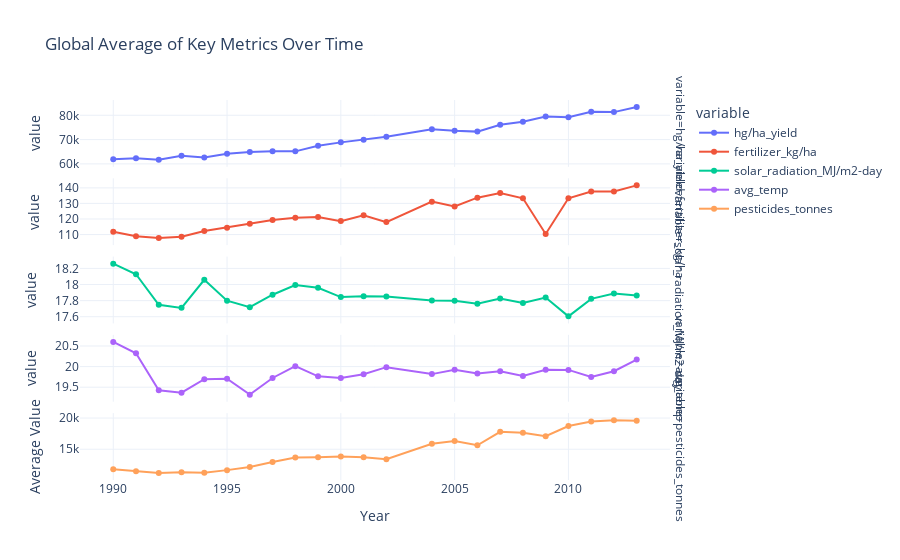

Source (notebook cell):
### Code cell
if not df.empty:
    # Plot all key metrics over time
    fig = px.line(yearly_avg, x='Year', 
                  y=['hg/ha_yield', 'fertilizer_kg/ha', 'solar_radiation_MJ/m2-day', 'avg_temp', 'pesticides_tonnes'],
                  title='Global Average of Key Metrics Over Time',
                  facet_row='variable', 
                  markers=True)
    fig.update_layout(xaxis_title='Year', yaxis_title='Average Value')
    fig.update_yaxes(matches=None) # Unlink y-axes
    fig.show()

### Figure 1 — Plotly figure (JSON) as saved in the notebook; plotly's stock layout.template omitted (floating-point values rounded to 4 significant figures)
{"data": [{"hovertemplate": "variable=hg/ha_yield<br>Year=%{x}<br>value=%{y}<extra></extra>", "legendgroup": "hg/ha_yield", "line": {"color": "#636efa", "dash": "solid"}, "marker": {"symbol": "circle"}, "mode": "lines+markers", "name": "hg/ha_yield", "orientation": "v", "showlegend": true, "type": "scatter", "x": [1990, 1991, 1992, 1993, 1994, 1995, 1996, 1997, 1998, 1999, 2000, 2001, 2002, 2004, 2005, 2006, 2007, 2008, 2009, 2010, 2011, 2012, 2013], "xaxis": "x5", "y": [61880.0, 62330.0, 61690.0, 63370.0, 62660.0, 64210.0, 64910.0, 65230.0, 65160.0, 67500.0, 68860.0, 69910.0, 71150.0, 74270.0, 73610.0, 73290.0, 76140.0, 77390.0, 79480.0, 79190.0, 81420.0, 81310.0, 83380.0], "yaxis": "y5"}, {"hovertemplate": "variable=fertilizer_kg/ha<br>Year=%{x}<br>value=%{y}<extra></extra>", "legendgroup": "fertilizer_kg/ha", "line": {"color": "#EF553B", "dash": "solid"}, "marker": {"symbol": "circle"}, "mode": "lines+markers", "name": "fertilizer_kg/ha", "orientation": "v", "showlegend": true, "type": "scatter", "x": [1990, 1991, 1992, 1993, 1994, 1995, 1996, 1997, 1998, 1999, 2000, 2001, 2002, 2004, 2005, 2006, 2007, 2008, 2009, 2010, 2011, 2012, 2013], "xaxis": "x4", "y": [111.7, 108.9, 107.7, 108.6, 112.2, 114.4, 117.0, 119.3, 120.8, 121.3, 118.6, 122.3, 118.0, 131.2, 128.0, 133.7, 136.8, 133.3, 110.4, 133.3, 137.6, 137.7, 141.6], "yaxis": "y4"}, {"hovertemplate": "variable=solar_radiation_MJ/m2-day<br>Year=%{x}<br>value=%{y}<extra></extra>", "legendgroup": "solar_radiation_MJ/m2-day", "line": {"color": "#00cc96", "dash": "solid"}, "marker": {"symbol": "circle"}, "mode": "lines+markers", "name": "solar_radiation_MJ/m2-day", "orientation": "v", "showlegend": true, "type": "scatter", "x": [1990, 1991, 1992, 1993, 1994, 1995, 1996, 1997, 1998, 1999, 2000, 2001, 2002, 2004, 2005, 2006, 2007, 2008, 2009, 2010, 2011, 2012, 2013], "xaxis": "x3", "y": [18.26, 18.13, 17.75, 17.71, 18.06, 17.8, 17.72, 17.87, 17.99, 17.96, 17.84, 17.85, 17.85, 17.8, 17.8, 17.76, 17.83, 17.77, 17.84, 17.6, 17.82, 17.89, 17.86], "yaxis": "y3"}, {"hovertemplate": "variable=avg_temp<br>Year=%{x}<br>value=%{y}<extra></extra>", "legendgroup": "avg_temp", "line": {"color": "#ab63fa", "dash": "solid"}, "marker": {"symbol": "circle"}, "mode": "lines+markers", "name": "avg_temp", "orientation": "v", "showlegend": true, "type": "scatter", "x": [1990, 1991, 1992, 1993, 1994, 1995, 1996, 1997, 1998, 1999, 2000, 2001, 2002, 2004, 2005, 2006, 2007, 2008, 2009, 2010, 2011, 2012, 2013], "xaxis": "x2", "y": [20.6, 20.32, 19.43, 19.37, 19.69, 19.71, 19.32, 19.72, 20.01, 19.76, 19.72, 19.81, 19.99, 19.82, 19.92, 19.83, 19.88, 19.77, 19.92, 19.92, 19.75, 19.89, 20.17], "yaxis": "y2"}, {"hovertemplate": "variable=pesticides_tonnes<br>Year=%{x}<br>value=%{y}<extra></extra>", "legendgroup": "pesticides_tonnes", "line": {"color": "#FFA15A", "dash": "solid"}, "marker": {"symbol": "circle"}, "mode": "lines+markers", "name": "pesticides_tonnes", "orientation": "v", "showlegend": true, "type": "scatter", "x": [1990, 1991, 1992, 1993, 1994, 1995, 1996, 1997, 1998, 1999, 2000, 2001, 2002, 2004, 2005, 2006, 2007, 2008, 2009, 2010, 2011, 2012, 2013], "xaxis": "x", "y": [11790.0, 11460.0, 11200.0, 11320.0, 11220.0, 11650.0, 12160.0, 12940.0, 13670.0, 13720.0, 13830.0, 13730.0, 13400.0, 15870.0, 16300.0, 15630.0, 17790.0, 17630.0, 17080.0, 18720.0, 19430.0, 19650.0, 19570.0], "yaxis": "y"}], "layout": {"annotations": [{"font": {}, "showarrow": false, "text": "variable=pesticides_tonnes", "textangle": 90, "x": 0.98, "xanchor": "left", "xref": "paper", "y": 0.088, "yanchor": "middle", "yref": "paper"}, {"font": {}, "showarrow": false, "text": "variable=avg_temp", "textangle": 90, "x": 0.98, "xanchor": "left", "xref": "paper", "y": 0.294, "yanchor": "middle", "yref": "paper"}, {"font": {}, "showarrow": false, "text": "variable=solar_radiation_MJ/m2-day", "textangle": 90, "x": 0.98, "xanchor": "left", "xref": "paper", "y": 0.5, "yanchor": "middle", "yref": "paper"}, {"font": {}, "showarrow": false, "text": "variable=fertilizer_kg/ha", "textangle": 90, "x": 0.98, "xanchor": "left", "xref": "paper", "y": 0.706, "yanchor": "middle", "yref": "paper"}, {"font": {}, "showarrow": false, "text": "variable=hg/ha_yield", "textangle": 90, "x": 0.98, "xanchor": "left", "xref": "paper", "y": 0.912, "yanchor": "middle", "yref": "paper"}], "legend": {"title": {"text": "variable"}, "tracegroupgap": 0}, "title": {"text": "Global Average of Key Metrics Over Time"}, "xaxis": {"anchor": "y", "domain": [0, 0.98], "title": {"text": "Year"}}, "xaxis2": {"anchor": "y2", "domain": [0, 0.98], "matches": "x", "showticklabels": false}, "xaxis3": {"anchor": "y3", "domain": [0, 0.98], "matches": "x", "showticklabels": false}, "xaxis4": {"anchor": "y4", "domain": [0, 0.98], "matches": "x", "showticklabels": false}, "xaxis5": {"anchor": "y5", "domain": [0, 0.98], "matches": "x", "showticklabels": false}, "yaxis": {"anchor": "x", "domain": [0, 0.176], "title": {"text": "Average Value"}}, "yaxis2": {"anchor": "x2", "domain": [0.206, 0.382], "title": {"text": "value"}}, "yaxis3": {"anchor": "x3", "domain": [0.412, 0.588], "title": {"text": "value"}}, "yaxis4": {"anchor": "x4", "domain": [0.618, 0.794], "title": {"text": "value"}}, "yaxis5": {"anchor": "x5", "domain": [0.824, 1], "title": {"text": "value"}}}}
